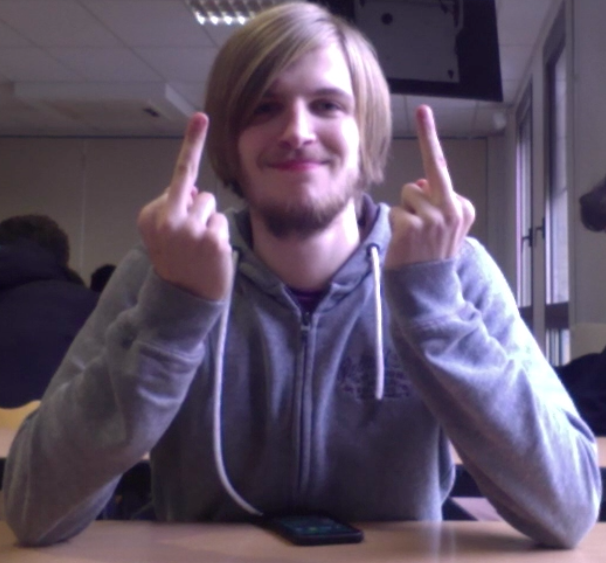
#> input picture Game Structure/geometry/version4/valentin.png, 606 x 563 px
$ python myfouriersj.py
#> lines starting #> are read from the running program, lines starting #| are printed output that depends on the picture
import cv2
import numpy as np
from matplotlib import pyplot as plt

img = cv2.imread('valentin.png',0)
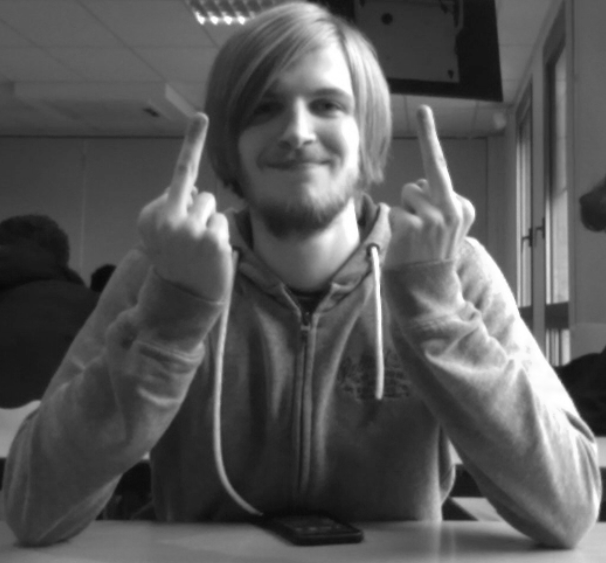
#> img: shape (563, 606); min 8, max 255, mean 88
#edges = cv2.Canny(img,100,200)
#> (the run stopped early here; a loop or call above may not have finished)

$ run again, with Game Structure/geometry/version4/tetedemarc.png copied over Game Structure/geometry/version4/valentin.png
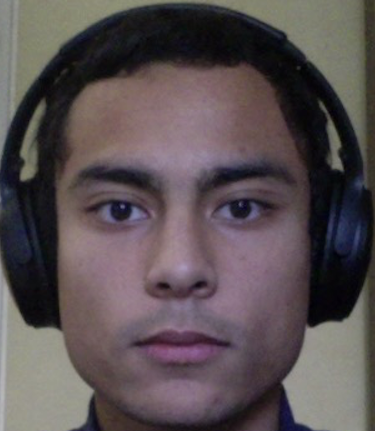
#> input picture Game Structure/geometry/version4/tetedemarc.png, 375 x 431 px
#> `img = cv2.imread('valentin.png',0)`:
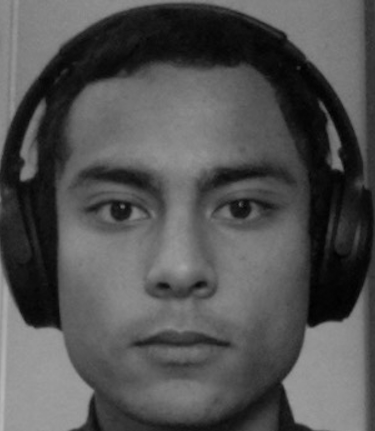
#> img: shape (431, 375); min 1, max 183, mean 82.6

$ run again, with Game Structure/geometry/version4/profiledemarc.jpg saved as Game Structure/geometry/version4/valentin.png
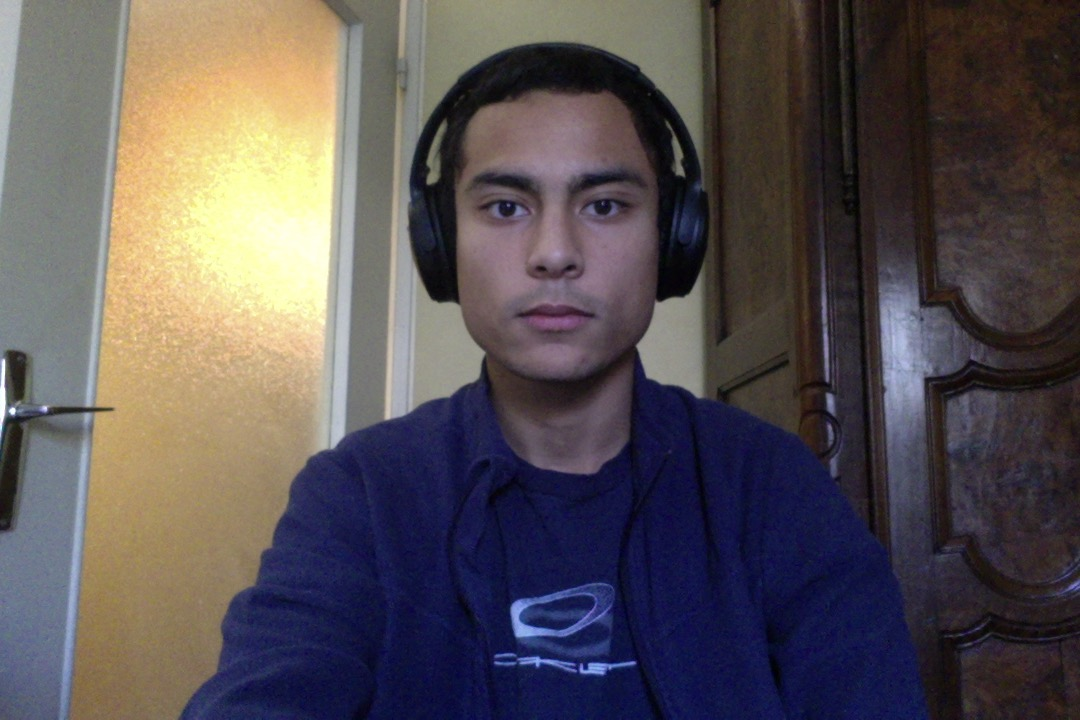
#> input picture Game Structure/geometry/version4/profiledemarc.jpg, 1080 x 720 px
#> `img = cv2.imread('valentin.png',0)`:
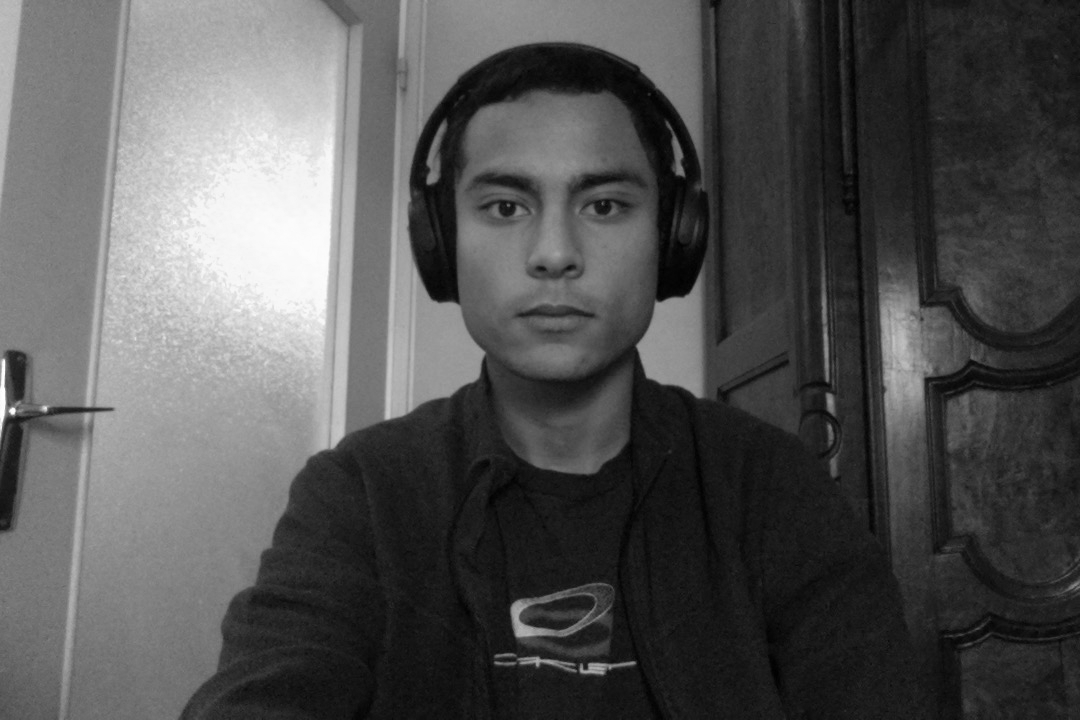
#> img: shape (720, 1080); min 0, max 254, mean 83.4

$ run again, with Game Structure/geometry/version4/saint jalm.jpg saved as Game Structure/geometry/version4/valentin.png
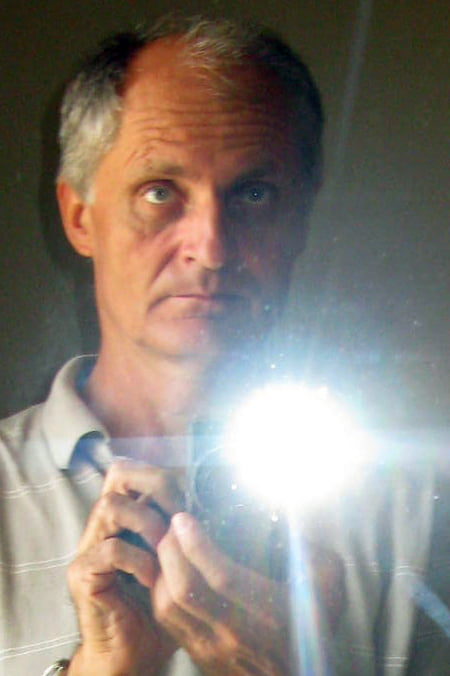
#> input picture Game Structure/geometry/version4/saint jalm.jpg, 450 x 676 px
#> `img = cv2.imread('valentin.png',0)`:
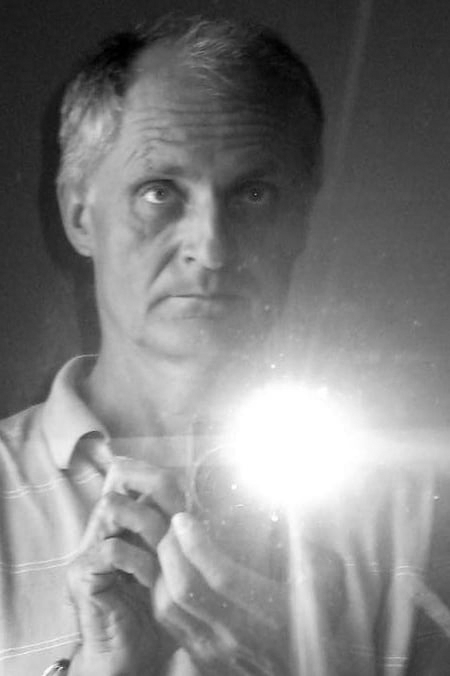
#> img: shape (676, 450); min 0, max 255, mean 128.3
